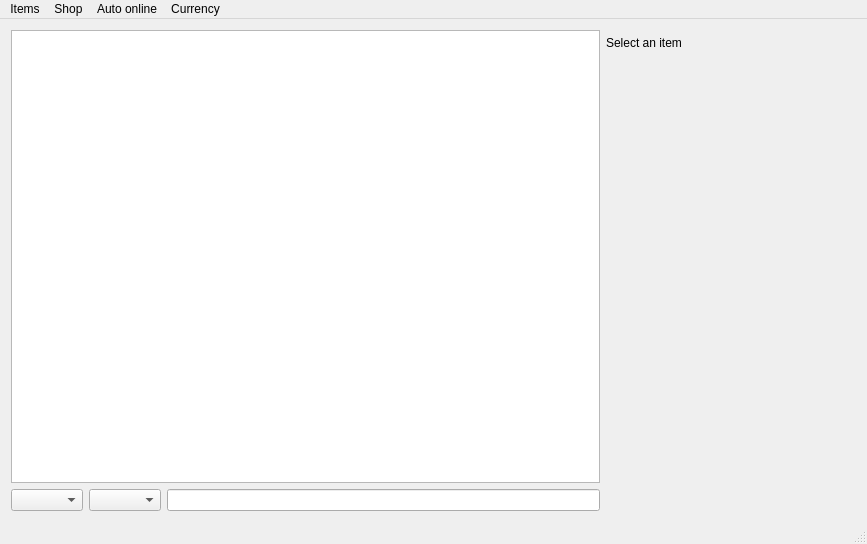
<?xml version="1.0" encoding="UTF-8"?>
<ui version="4.0">
 <class>MainWindow</class>
 <widget class="QMainWindow" name="MainWindow">
  <property name="geometry">
   <rect>
    <x>0</x>
    <y>0</y>
    <width>867</width>
    <height>544</height>
   </rect>
  </property>
  <property name="windowTitle">
   <string>Acquisition</string>
  </property>
  <widget class="QWidget" name="centralWidget">
   <layout class="QGridLayout" name="gridLayout">
    <item row="0" column="0">
     <layout class="QVBoxLayout" name="mainLayout">
      <item>
       <layout class="QHBoxLayout" name="horizontalLayout_2">
        <property name="leftMargin">
         <number>0</number>
        </property>
        <property name="topMargin">
         <number>0</number>
        </property>
        <item>
         <layout class="QVBoxLayout" name="itemListAndSearchFormLayout">
          <item>
           <widget class="QTreeView" name="treeView"/>
          </item>
          <item>
           <layout class="QHBoxLayout" name="horizontalLayout">
            <item>
             <widget class="QComboBox" name="buyoutTypeComboBox"/>
            </item>
            <item>
             <widget class="QComboBox" name="buyoutCurrencyComboBox"/>
            </item>
            <item>
             <widget class="QLineEdit" name="buyoutValueLineEdit"/>
            </item>
           </layout>
          </item>
         </layout>
        </item>
        <item>
         <layout class="QVBoxLayout" name="itemLayout">
          <item>
           <widget class="QWidget" name="widget" native="true">
            <property name="minimumSize">
             <size>
              <width>250</width>
              <height>0</height>
             </size>
            </property>
           </widget>
          </item>
          <item>
           <widget class="QLabel" name="nameLabel">
            <property name="text">
             <string>Select an item</string>
            </property>
           </widget>
          </item>
          <item>
           <widget class="QLabel" name="typeLineLabel"/>
          </item>
          <item>
           <widget class="QLabel" name="imageLabel"/>
          </item>
          <item>
           <widget class="QLabel" name="propertiesLabel">
            <property name="maximumSize">
             <size>
              <width>250</width>
              <height>16777215</height>
             </size>
            </property>
            <property name="wordWrap">
             <bool>true</bool>
            </property>
           </widget>
          </item>
          <item>
           <spacer name="verticalSpacer">
            <property name="orientation">
             <enum>Qt::Vertical</enum>
            </property>
            <property name="sizeHint" stdset="0">
             <size>
              <width>20</width>
              <height>40</height>
             </size>
            </property>
           </spacer>
          </item>
          <item>
           <widget class="QLabel" name="locationLabel"/>
          </item>
          <item>
           <widget class="QLabel" name="minimapLabel"/>
          </item>
         </layout>
        </item>
       </layout>
      </item>
     </layout>
    </item>
   </layout>
  </widget>
  <widget class="QMenuBar" name="menuBar">
   <property name="geometry">
    <rect>
     <x>0</x>
     <y>0</y>
     <width>867</width>
     <height>21</height>
    </rect>
   </property>
   <widget class="QMenu" name="menuShop">
    <property name="title">
     <string>Shop</string>
    </property>
    <addaction name="actionForum_shop_thread"/>
    <addaction name="actionShop_template"/>
    <addaction name="actionCopy_shop_data_to_clipboard"/>
    <addaction name="actionUpdate_shop"/>
    <addaction name="actionAutomatically_update_shop"/>
   </widget>
   <widget class="QMenu" name="menuItems">
    <property name="title">
     <string>Items</string>
    </property>
    <addaction name="actionRefresh"/>
    <addaction name="actionAutomatically_refresh_items"/>
    <addaction name="actionItems_refresh_interval"/>
   </widget>
   <widget class="QMenu" name="menuAuto_online">
    <property name="title">
     <string>Auto online</string>
    </property>
    <addaction name="actionControl_poe_xyz_is_URL"/>
    <addaction name="actionAutomatically_refresh_online_status"/>
   </widget>
   <widget class="QMenu" name="menuCurrency">
    <property name="title">
     <string>Currency</string>
    </property>
    <addaction name="actionList_currency"/>
    <addaction name="actionExport_currency"/>
   </widget>
   <addaction name="menuItems"/>
   <addaction name="menuShop"/>
   <addaction name="menuAuto_online"/>
   <addaction name="menuCurrency"/>
  </widget>
  <widget class="QStatusBar" name="statusBar"/>
  <action name="actionForum_shop_thread">
   <property name="text">
    <string>Forum shop thread...</string>
   </property>
  </action>
  <action name="actionCopy_shop_data_to_clipboard">
   <property name="text">
    <string>Copy shop data to clipboard</string>
   </property>
   <property name="shortcut">
    <string>Ctrl+Shift+C</string>
   </property>
  </action>
  <action name="actionAutomatically_refresh_items">
   <property name="checkable">
    <bool>true</bool>
   </property>
   <property name="checked">
    <bool>true</bool>
   </property>
   <property name="text">
    <string>Automatically refresh items</string>
   </property>
  </action>
  <action name="actionItems_refresh_interval">
   <property name="text">
    <string>Items refresh interval...</string>
   </property>
  </action>
  <action name="actionRefresh">
   <property name="text">
    <string>Refresh</string>
   </property>
   <property name="shortcut">
    <string>Ctrl+R</string>
   </property>
  </action>
  <action name="actionUpdate_shop">
   <property name="text">
    <string>Update shop thread at forums</string>
   </property>
   <property name="shortcut">
    <string>Ctrl+U</string>
   </property>
  </action>
  <action name="actionAutomatically_update_shop">
   <property name="checkable">
    <bool>true</bool>
   </property>
   <property name="checked">
    <bool>true</bool>
   </property>
   <property name="text">
    <string>Automatically update shop</string>
   </property>
  </action>
  <action name="actionShop_template">
   <property name="text">
    <string>Shop template...</string>
   </property>
  </action>
  <action name="actionControl_poe_xyz_is_URL">
   <property name="text">
    <string>control.poe.xyz.is URL...</string>
   </property>
  </action>
  <action name="actionAutomatically_refresh_online_status">
   <property name="checkable">
    <bool>true</bool>
   </property>
   <property name="text">
    <string>Automatically refresh online status</string>
   </property>
  </action>
  <action name="actionList_currency">
   <property name="text">
    <string>List currency...</string>
   </property>
  </action>
  <action name="actionExport_currency">
   <property name="text">
    <string>Export to CSV...</string>
   </property>
  </action>
 </widget>
 <layoutdefault spacing="6" margin="11"/>
 <resources/>
 <connections/>
</ui>
